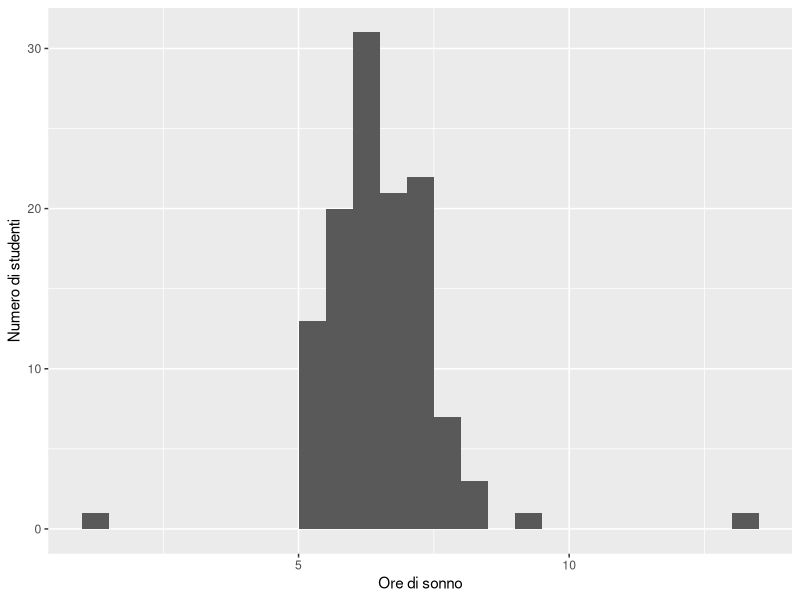
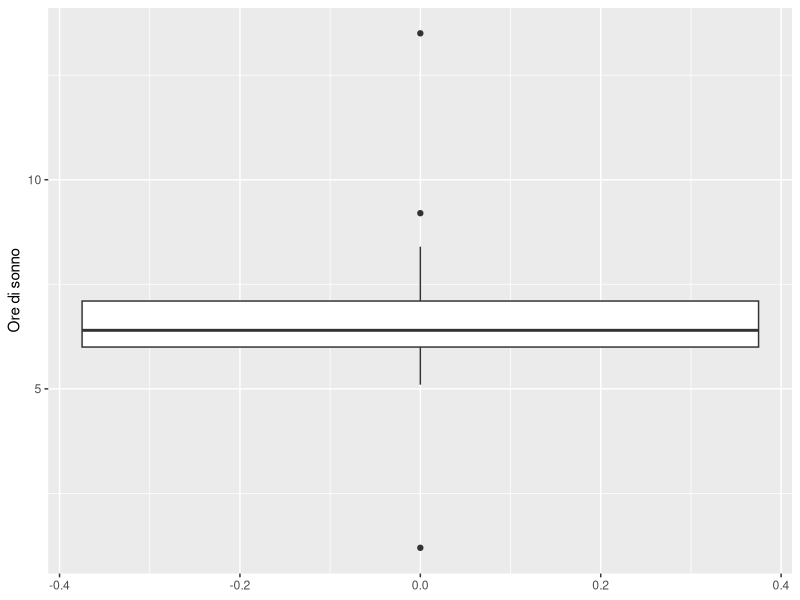
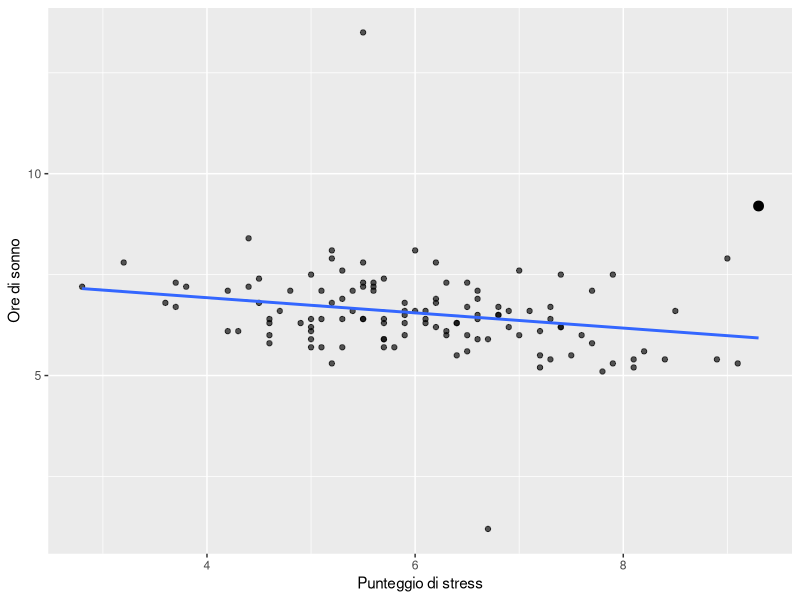

The R source for these figures, in order:
## ---- chunk 1
#| label: outlier-setup
#| message: false
#| warning: false

library(dplyr)
library(ggplot2)

set.seed(123)

n <- 120

dati_outlier <- data.frame(
  id = sprintf("S%03d", seq_len(n)),
  stress = round(
    pmin(
      pmax(
        rnorm(n, mean = 6, sd = 1.4),
        1
      ),
      10
    ),
    1
  )
)

dati_outlier$sonno_ore <- round(
  pmin(
    pmax(
      8.2 -
        .28 * dati_outlier$stress +
        rnorm(n, mean = 0, sd = .7),
      3
    ),
    10
  ),
  1
)

dati_outlier$benessere <- round(
  pmin(
    pmax(
      72 -
        3.5 * dati_outlier$stress +
        rnorm(n, mean = 0, sd = 8),
      20
    ),
    95
  ),
  0
)

dati_outlier <- dati_outlier |>
  mutate(
    stress = if_else(
      id == "S102",
      99,
      stress
    ),
    sonno_ore = case_when(
      id == "S017" ~ 1.2,
      id == "S083" ~ 13.5,
      id == "S055" ~ 9.2,
      TRUE ~ sonno_ore
    ),
    stress = if_else(
      id == "S055",
      9.3,
      stress
    )
  )
## ---- chunk 2
#| label: outlier-impossible-values

dati_outlier |>
  filter(
    stress < 1 |
      stress > 10 |
      sonno_ore < 0 |
      sonno_ore > 24
  )
## ---- chunk 3
#| label: outlier-recode-impossible

dati_controllati <- dati_outlier |>
  mutate(
    stress = if_else(
      stress < 1 |
        stress > 10,
      NA_real_,
      stress
    )
  )
## ---- chunk 4
#| label: fig-outlier-sleep-hist
#| fig-cap: "Distribuzione delle ore di sonno dopo il controllo dei valori impossibili."

ggplot(
  dati_controllati,
  aes(x = sonno_ore)
) +
  geom_histogram(
    binwidth = .5,
    boundary = 0
  ) +
  labs(
    x = "Ore di sonno",
    y = "Numero di studenti"
  )
## ---- chunk 5
#| label: fig-outlier-sleep-boxplot
#| fig-cap: "Il boxplot segnala osservazioni lontane dalla metà centrale della distribuzione."

ggplot(
  dati_controllati,
  aes(y = sonno_ore)
) +
  geom_boxplot() +
  labs(
    x = NULL,
    y = "Ore di sonno"
  )
## ---- chunk 6
#| label: outlier-iqr-limits

q1 <-
  quantile(
    dati_controllati$sonno_ore,
    .25,
    na.rm = TRUE
  )

q3 <-
  quantile(
    dati_controllati$sonno_ore,
    .75,
    na.rm = TRUE
  )

iqr_sonno <-
  IQR(
    dati_controllati$sonno_ore,
    na.rm = TRUE
  )

limite_basso_iqr <-
  q1 - 1.5 * iqr_sonno

limite_alto_iqr <-
  q3 + 1.5 * iqr_sonno

data.frame(
  q1 = q1,
  q3 = q3,
  iqr = iqr_sonno,
  limite_basso = limite_basso_iqr,
  limite_alto = limite_alto_iqr
)
## ---- chunk 7
#| label: outlier-iqr-cases

casi_iqr <- dati_controllati |>
  filter(
    sonno_ore < limite_basso_iqr |
      sonno_ore > limite_alto_iqr
  )

casi_iqr
## ---- chunk 8
#| label: outlier-mad-cases

mediana_sonno <-
  median(
    dati_controllati$sonno_ore,
    na.rm = TRUE
  )

mad_sonno <-
  mad(
    dati_controllati$sonno_ore,
    constant = 1,
    na.rm = TRUE
  )

dati_mad <- dati_controllati |>
  mutate(
    z_robusto =
      .6745 *
      (sonno_ore - mediana_sonno) /
      mad_sonno
  )

dati_mad |>
  filter(
    abs(z_robusto) > 3.5
  ) |>
  select(
    id,
    sonno_ore,
    z_robusto
  )
## ---- chunk 9
#| label: outlier-summary-sensitivity

dati_senza_casi_iqr <- dati_controllati |>
  anti_join(
    casi_iqr |>
      select(id),
    by = "id"
  )

bind_rows(
  "tutti i valori plausibili" =
    dati_controllati,
  "senza casi IQR" =
    dati_senza_casi_iqr,
  .id = "scenario"
) |>
  group_by(scenario) |>
  summarise(
    n = sum(!is.na(sonno_ore)),
    media =
      mean(
        sonno_ore,
        na.rm = TRUE
      ),
    mediana =
      median(
        sonno_ore,
        na.rm = TRUE
      ),
    deviazione_standard =
      sd(
        sonno_ore,
        na.rm = TRUE
      ),
    iqr =
      IQR(
        sonno_ore,
        na.rm = TRUE
      ),
    .groups = "drop"
  )
## ---- chunk 10
#| label: fig-outlier-bivariate
#| fig-cap: "Un'osservazione può essere ordinaria nelle singole variabili ma inattesa rispetto alla relazione."

ggplot(
  dati_controllati,
  aes(
    x = stress,
    y = sonno_ore
  )
) +
  geom_point(
    alpha = .65,
    na.rm = TRUE
  ) +
  geom_smooth(
    method = "lm",
    se = FALSE,
    na.rm = TRUE
  ) +
  geom_point(
    data = dati_controllati |>
      filter(id == "S055"),
    size = 3
  ) +
  labs(
    x = "Punteggio di stress",
    y = "Ore di sonno"
  )
## ---- chunk 11
#| label: outlier-decision-log

decisioni_outlier <- data.frame(
  id = c(
    "S102",
    "S017",
    "S083",
    "S055"
  ),
  problema = c(
    "valore impossibile nella scala di stress",
    "ore di sonno molto basse",
    "ore di sonno molto alte",
    "coppia inattesa rispetto alla relazione"
  ),
  evidenza = c(
    "scala definita da 1 a 10",
    "da verificare sulla fonte",
    "da verificare sulla fonte",
    "valori plausibili nelle due variabili"
  ),
  decisione = c(
    "ricodificato come mancante",
    "mantenuto in attesa di verifica",
    "mantenuto in attesa di verifica",
    "mantenuto e incluso nell'analisi di sensibilità"
  )
)

decisioni_outlier
## ---- chunk 12
#| echo: true

sessionInfo()
